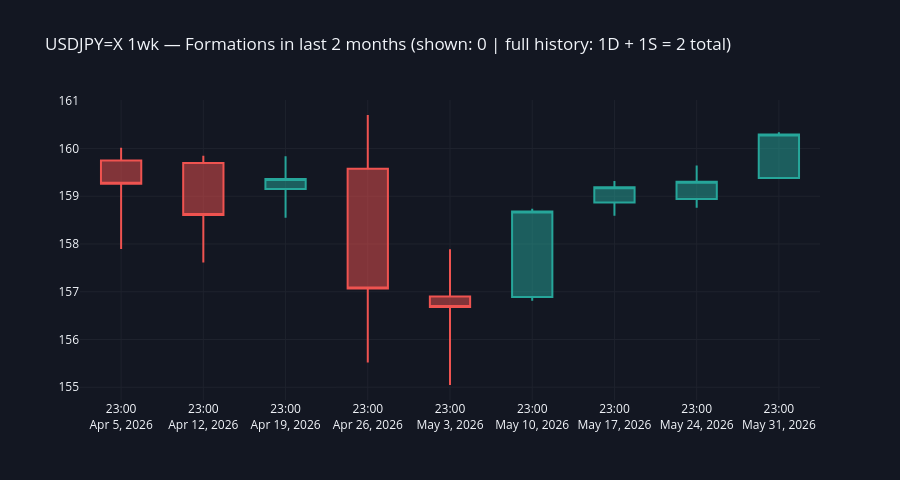
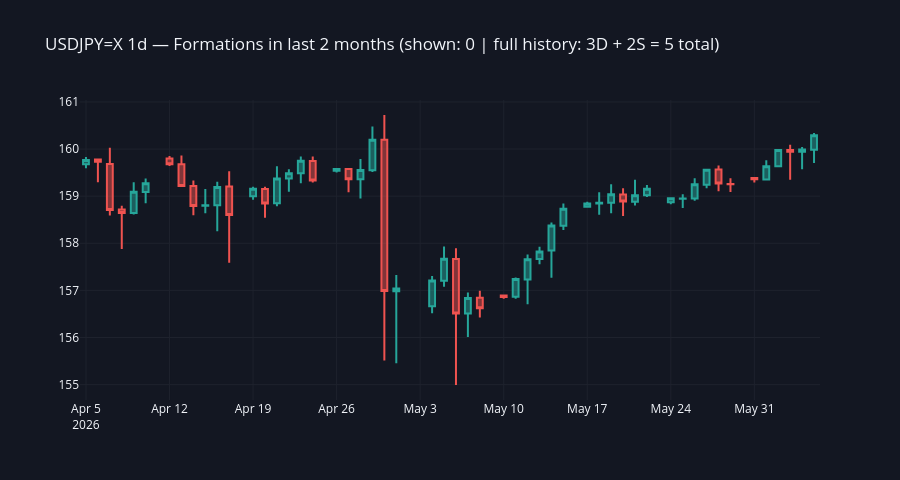
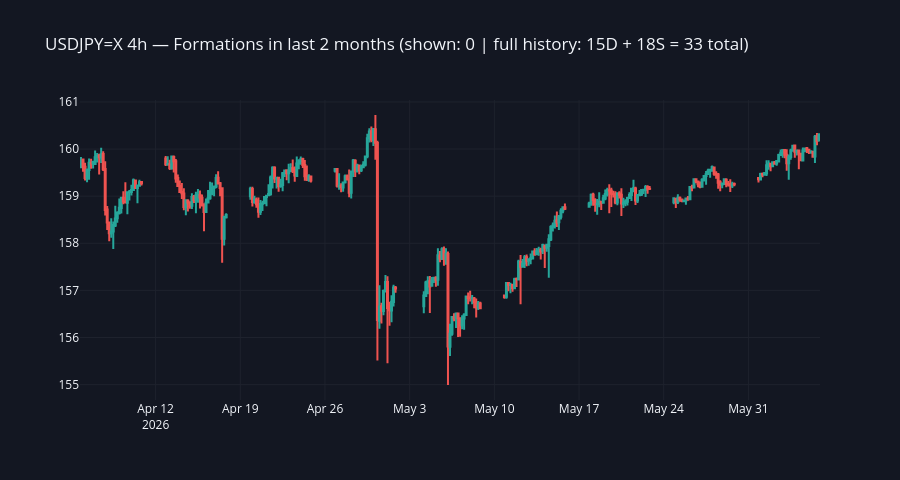
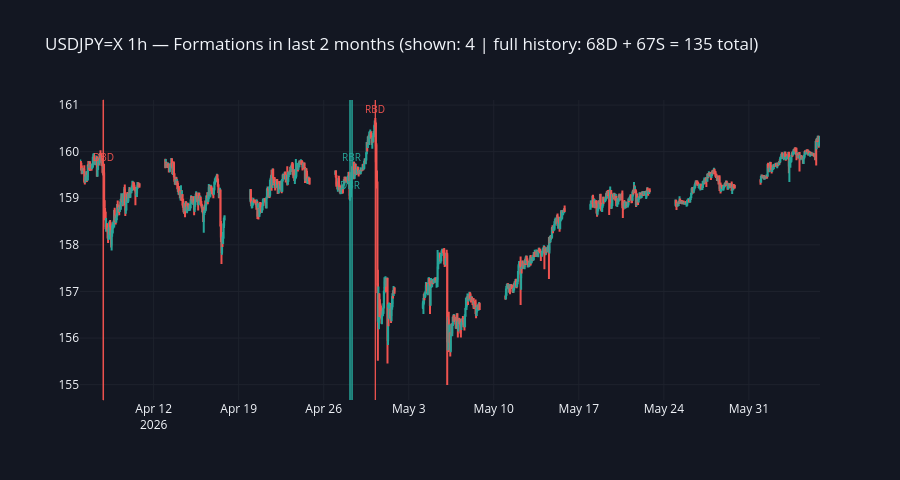

The notebook cell saved with these charts, in order:
### Markdown cell above
## 4. Visualize — all 4 timeframes

### Code cell
import plotly.graph_objects as go
from plotly.subplots import make_subplots
from datetime import timedelta

PLOT_MONTHS = 2

# Color by zone type
FILL = {
    "demand": "rgba(38,166,154,0.18)",
    "supply": "rgba(239,83,80,0.18)",
}
LINE_COLOR = {
    "demand": "#26a69a",
    "supply": "#ef5350",
}

def plot_formations(tf: str, r: dict) -> None:
    df          = r["df"]
    formations  = r["formations"]

    # Slice to last PLOT_MONTHS
    cutoff   = df.index[-1] - pd.DateOffset(months=PLOT_MONTHS)
    df_plot  = df[df.index >= cutoff].copy()
    plot_start = df_plot.index[0]
    offset   = len(df) - len(df_plot)

    # Only show formations whose cluster end is inside the window
    vis_fms = [f for f in formations if f["end"] >= offset]

    n_demand_all = sum(1 for f in formations if f["zone_type"] == "demand")
    n_supply_all = sum(1 for f in formations if f["zone_type"] == "supply")

    fig = go.Figure()

    # Candlestick
    fig.add_trace(go.Candlestick(
        x=df_plot.index,
        open=df_plot["open"],
        high=df_plot["high"],
        low=df_plot["low"],
        close=df_plot["close"],
        increasing_line_color=COLOR_BULL,
        decreasing_line_color=COLOR_BEAR,
        name="Price",
    ))

    # Shade each formation's base cluster
    for f in vis_fms:
        bs_plot = f["start"] - offset
        be_plot = f["end"]   - offset

        # Clamp to the visible window
        bs_plot = max(bs_plot, 0)
        be_plot = min(be_plot, len(df_plot) - 1)

        x0 = df_plot.index[bs_plot]
        x1 = df_plot.index[be_plot]
        zt = f["zone_type"]

        # Vertical region for the base
        fig.add_vrect(
            x0=x0, x1=x1,
            fillcolor=FILL[zt],
            line_color=LINE_COLOR[zt],
            line_width=1,
            opacity=1.0,
        )

        # Formation label centered on the cluster
        mid_pos = (bs_plot + be_plot) // 2
        mid_x   = df_plot.index[mid_pos]
        mid_y   = df_plot["high"].iloc[bs_plot : be_plot + 1].max()
        fig.add_annotation(
            x=mid_x, y=mid_y,
            text=f["formation"],
            showarrow=False,
            font=dict(size=10, color=LINE_COLOR[zt]),
            yanchor="bottom",
        )

    fig.update_layout(
        title=(
            f"{SYMBOL} {tf} — Formations in last {PLOT_MONTHS} months "
            f"(shown: {len(vis_fms)} | full history: "
            f"{n_demand_all}D + {n_supply_all}S = {len(formations)} total)"
        ),
        xaxis_rangeslider_visible=False,
        template="plotly_dark",
        paper_bgcolor=BG,
        plot_bgcolor=BG,
        xaxis=dict(gridcolor=GRID),
        yaxis=dict(gridcolor=GRID),
        height=480,
    )
    fig.show()


for tf, r in results.items():
    plot_formations(tf, r)

### Figure 1 — Plotly figure (JSON) as saved in the notebook; plotly's stock layout.template omitted (floating-point values rounded to 4 significant figures)
{"data": [{"close": [159.3, 158.6, 159.4, 157.1, 156.7, 158.7, 159.2, 159.3, 160.3], "decreasing": {"line": {"color": "#ef5350"}}, "high": [160.0, 159.9, 159.8, 160.7, 157.9, 158.7, 159.3, 159.6, 160.3], "increasing": {"line": {"color": "#26a69a"}}, "low": [157.9, 157.6, 158.6, 155.5, 155.0, 156.8, 158.6, 158.8, 159.4], "name": "Price", "open": [159.8, 159.7, 159.2, 159.6, 156.9, 156.9, 158.9, 158.9, 159.4], "type": "candlestick", "x": ["2026-04-05T23:00:00+00:00", "2026-04-12T23:00:00+00:00", "2026-04-19T23:00:00+00:00", "2026-04-26T23:00:00+00:00", "2026-05-03T23:00:00+00:00", "2026-05-10T23:00:00+00:00", "2026-05-17T23:00:00+00:00", "2026-05-24T23:00:00+00:00", "2026-05-31T23:00:00+00:00"]}], "layout": {"height": 480, "paper_bgcolor": "#131722", "plot_bgcolor": "#131722", "title": {"text": "USDJPY=X 1wk — Formations in last 2 months (shown: 0 | full history: 1D + 1S = 2 total)"}, "xaxis": {"gridcolor": "#1e222d", "rangeslider": {"visible": false}}, "yaxis": {"gridcolor": "#1e222d"}}}

### Figure 2 — Plotly figure (JSON) as saved in the notebook; plotly's stock layout.template omitted (floating-point values rounded to 4 significant figures)
{"data": [{"close": [159.8, 159.7, 158.7, 158.6, 159.1, 159.3, 159.7, 159.2, 158.8, 158.8, 159.2, 158.6, 159.2, 158.8, 159.4, 159.5, 159.8, 159.3, 159.6, 159.4, 159.6, 160.2, 157.0, 157.0, 157.2, 157.7, 156.5, 156.8, 156.6, 156.9, 157.2, 157.7, 157.8, 158.4, 158.7, 158.8, 158.9, 159.0, 158.9, 159.0, 159.2, 159.0, 158.9, 159.3, 159.6, 159.3, 159.3, 159.4, 159.6, 160.0, 159.9, 160.0, 160.3], "decreasing": {"line": {"color": "#ef5350"}}, "high": [159.8, 159.8, 160.0, 158.8, 159.3, 159.4, 159.9, 159.9, 159.3, 159.2, 159.3, 159.5, 159.2, 159.2, 159.6, 159.6, 159.8, 159.8, 159.6, 159.6, 159.8, 160.5, 160.7, 157.3, 157.3, 157.9, 157.9, 157.0, 157.0, 156.9, 157.3, 157.8, 157.9, 158.4, 158.8, 158.9, 159.1, 159.3, 159.2, 159.4, 159.2, 159.0, 159.0, 159.4, 159.6, 159.7, 159.4, 159.4, 159.8, 160.0, 160.1, 160.0, 160.3], "increasing": {"line": {"color": "#26a69a"}}, "low": [159.6, 159.3, 158.6, 157.9, 158.6, 158.8, 159.6, 159.2, 158.6, 158.6, 158.3, 157.6, 158.9, 158.5, 158.8, 159.1, 159.3, 159.3, 159.5, 159.1, 158.9, 159.5, 155.5, 155.5, 156.5, 157.1, 155.0, 156.0, 156.4, 156.8, 156.8, 156.7, 157.6, 157.3, 158.3, 158.8, 158.6, 158.6, 158.6, 158.8, 159.0, 158.8, 158.8, 158.9, 159.2, 159.1, 159.1, 159.3, 159.4, 159.6, 159.4, 159.6, 159.7], "name": "Price", "open": [159.7, 159.8, 159.7, 158.7, 158.6, 159.1, 159.8, 159.7, 159.2, 158.8, 158.8, 159.2, 159.0, 159.2, 158.9, 159.4, 159.5, 159.7, 159.5, 159.6, 159.4, 159.6, 160.2, 157.0, 156.7, 157.2, 157.7, 156.5, 156.8, 156.9, 156.9, 157.2, 157.7, 157.8, 158.4, 158.8, 158.8, 158.9, 159.0, 158.9, 159.0, 158.9, 158.9, 158.9, 159.2, 159.6, 159.3, 159.4, 159.4, 159.6, 160.0, 159.9, 160.0], "type": "candlestick", "x": ["2026-04-05T00:00:00+00:00", "2026-04-06T00:00:00+00:00", "2026-04-07T00:00:00+00:00", "2026-04-08T00:00:00+00:00", "2026-04-09T00:00:00+00:00", "2026-04-10T00:00:00+00:00", "2026-04-12T00:00:00+00:00", "2026-04-13T00:00:00+00:00", "2026-04-14T00:00:00+00:00", "2026-04-15T00:00:00+00:00", "2026-04-16T00:00:00+00:00", "2026-04-17T00:00:00+00:00", "2026-04-19T00:00:00+00:00", "2026-04-20T00:00:00+00:00", "2026-04-21T00:00:00+00:00", "2026-04-22T00:00:00+00:00", "2026-04-23T00:00:00+00:00", "2026-04-24T00:00:00+00:00", "2026-04-26T00:00:00+00:00", "2026-04-27T00:00:00+00:00", "2026-04-28T00:00:00+00:00", "2026-04-29T00:00:00+00:00", "2026-04-30T00:00:00+00:00", "2026-05-01T00:00:00+00:00", "2026-05-04T00:00:00+00:00", "2026-05-05T00:00:00+00:00", "2026-05-06T00:00:00+00:00", "2026-05-07T00:00:00+00:00", "2026-05-08T00:00:00+00:00", "2026-05-10T00:00:00+00:00", "2026-05-11T00:00:00+00:00", "2026-05-12T00:00:00+00:00", "2026-05-13T00:00:00+00:00", "2026-05-14T00:00:00+00:00", "2026-05-15T00:00:00+00:00", "2026-05-17T00:00:00+00:00", "2026-05-18T00:00:00+00:00", "2026-05-19T00:00:00+00:00", "2026-05-20T00:00:00+00:00", "2026-05-21T00:00:00+00:00", "2026-05-22T00:00:00+00:00", "2026-05-24T00:00:00+00:00", "2026-05-25T00:00:00+00:00", "2026-05-26T00:00:00+00:00", "2026-05-27T00:00:00+00:00", "2026-05-28T00:00:00+00:00", "2026-05-29T00:00:00+00:00", "2026-05-31T00:00:00+00:00", "2026-06-01T00:00:00+00:00", "2026-06-02T00:00:00+00:00", "2026-06-03T00:00:00+00:00", "2026-06-04T00:00:00+00:00", "2026-06-05T00:00:00+00:00"]}], "layout": {"height": 480, "paper_bgcolor": "#131722", "plot_bgcolor": "#131722", "title": {"text": "USDJPY=X 1d — Formations in last 2 months (shown: 0 | full history: 3D + 2S = 5 total)"}, "xaxis": {"gridcolor": "#1e222d", "rangeslider": {"visible": false}}, "yaxis": {"gridcolor": "#1e222d"}}}

### Figure 3 — Plotly figure (JSON) as saved in the notebook; plotly's stock layout.template omitted (floating-point values rounded to 4 significant figures; data arrays with more than 128 entries replaced by an {"elided": "..."} marker saying what was removed)
{"data": [{"close": {"elided": "277 float values"}, "decreasing": {"line": {"color": "#ef5350"}}, "high": {"elided": "277 float values"}, "increasing": {"line": {"color": "#26a69a"}}, "low": {"elided": "277 float values"}, "name": "Price", "open": {"elided": "277 float values"}, "type": "candlestick", "x": {"elided": "277 str values"}}], "layout": {"height": 480, "paper_bgcolor": "#131722", "plot_bgcolor": "#131722", "title": {"text": "USDJPY=X 4h — Formations in last 2 months (shown: 0 | full history: 15D + 18S = 33 total)"}, "xaxis": {"gridcolor": "#1e222d", "rangeslider": {"visible": false}}, "yaxis": {"gridcolor": "#1e222d"}}}

### Figure 4 — Plotly figure (JSON) as saved in the notebook; plotly's stock layout.template omitted (floating-point values rounded to 4 significant figures; data arrays with more than 128 entries replaced by an {"elided": "..."} marker saying what was removed)
{"data": [{"close": {"elided": "1056 float values"}, "decreasing": {"line": {"color": "#ef5350"}}, "high": {"elided": "1056 float values"}, "increasing": {"line": {"color": "#26a69a"}}, "low": {"elided": "1056 float values"}, "name": "Price", "open": {"elided": "1056 float values"}, "type": "candlestick", "x": {"elided": "1056 str values"}}], "layout": {"annotations": [{"font": {"color": "#ef5350", "size": 10}, "showarrow": false, "text": "DBD", "x": "2026-04-07T20:00:00+00:00", "y": 159.7, "yanchor": "bottom"}, {"font": {"color": "#26a69a", "size": 10}, "showarrow": false, "text": "DBR", "x": "2026-04-28T04:00:00+00:00", "y": 159.1, "yanchor": "bottom"}, {"font": {"color": "#26a69a", "size": 10}, "showarrow": false, "text": "RBR", "x": "2026-04-28T08:00:00+00:00", "y": 159.7, "yanchor": "bottom"}, {"font": {"color": "#ef5350", "size": 10}, "showarrow": false, "text": "RBD", "x": "2026-04-30T06:00:00+00:00", "y": 160.7, "yanchor": "bottom"}], "height": 480, "paper_bgcolor": "#131722", "plot_bgcolor": "#131722", "shapes": [{"fillcolor": "rgba(239,83,80,0.18)", "line": {"color": "#ef5350", "width": 1}, "opacity": 1, "type": "rect", "x0": "2026-04-07T20:00:00+00:00", "x1": "2026-04-07T21:00:00+00:00", "xref": "x", "y0": 0, "y1": 1, "yref": "y domain"}, {"fillcolor": "rgba(38,166,154,0.18)", "line": {"color": "#26a69a", "width": 1}, "opacity": 1, "type": "rect", "x0": "2026-04-28T04:00:00+00:00", "x1": "2026-04-28T04:00:00+00:00", "xref": "x", "y0": 0, "y1": 1, "yref": "y domain"}, {"fillcolor": "rgba(38,166,154,0.18)", "line": {"color": "#26a69a", "width": 1}, "opacity": 1, "type": "rect", "x0": "2026-04-28T08:00:00+00:00", "x1": "2026-04-28T08:00:00+00:00", "xref": "x", "y0": 0, "y1": 1, "yref": "y domain"}, {"fillcolor": "rgba(239,83,80,0.18)", "line": {"color": "#ef5350", "width": 1}, "opacity": 1, "type": "rect", "x0": "2026-04-30T06:00:00+00:00", "x1": "2026-04-30T06:00:00+00:00", "xref": "x", "y0": 0, "y1": 1, "yref": "y domain"}], "title": {"text": "USDJPY=X 1h — Formations in last 2 months (shown: 4 | full history: 68D + 67S = 135 total)"}, "xaxis": {"gridcolor": "#1e222d", "rangeslider": {"visible": false}}, "yaxis": {"gridcolor": "#1e222d"}}}
